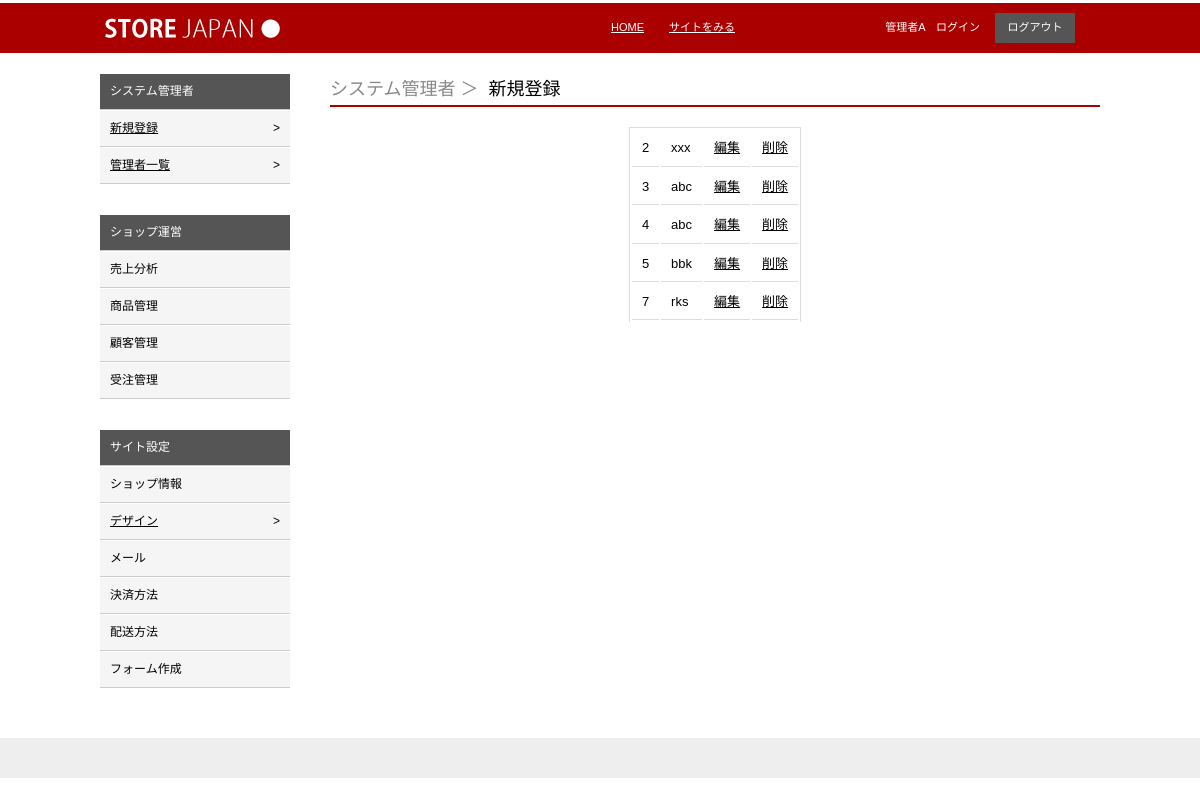
The page /admin/kadai0304/adminUserList.php on the database its author committed.
### tables this page shows
CREATE TABLE IF NOT EXISTS `user` (
  `id` int(1) NOT NULL AUTO_INCREMENT,
  `name` varchar(20) NOT NULL,
  `password` varchar(10) NOT NULL,
  `admin` int(1) NOT NULL,
  PRIMARY KEY (`id`)
);

### admin/kadai0304/adminUserList.php (the view, shortened to what this page needs)
<!DOCTYPE html PUBLIC "-//W3C//DTD XHTML 1.0 Transitional//EN" "http://www.w3.org/TR/xhtml1/DTD/xhtml1-transitional.dtd">
<html>
	<head>
    <link rel="stylesheet" type="text/css" href="../css/style.css" />
    <link rel="stylesheet" type="text/css" href="css/admin.css" />
	</head>
	<body>
	       <div id="header">
	       <?php require_once("module/header.php");?>
	       </div>
	       <div id="main">
	           <div id="leftColumn">
<?php
require_once("module/adminLeftMenu1.php");
?>
	           </div>
	           <div id="rightColumn">
				<ul id="mainTitle">
					<li>システム管理者</li>
					<li>新規登録</li>
        		</ul>
<?php
	$connection = mysqli_connect("localhost","store","admin");
	mysqli_set_charset($connection,"utf8");
$SQL = "SELECT id,name,password,admin from user";
$result = mysqli_query($connection,$SQL);
?>
<table id="formTable">
<?php
while($resultstring = mysqli_fetch_array($result, MYSQLI_BOTH))
{
?>
<tr>
<td><?php echo $resultstring["id"];?></td>
<td><?php echo $resultstring["name"];?></td>
<?php
	$editUrl = "./adminEditUser.php?id=".$resultstring["id"];
	$deleteUrl = "./deleteUser.php?id=".$resultstring["id"];
?>
<td><a href="<?php echo $editUrl;?>">編集</a></td>
<td><a href="<?php echo $deleteUrl;?>">削除</a></td>
</tr>
<?php
}
?>
</table>
	           </div>
	       </div>
        <div id="footer">
        </div>
	</body>
</html>

### admin/css/style.css (style rules this page uses)
html,body,ul,li,p,h1,h2,h3,h4,h5,img { margin:0; padding:0; font-size:12px; line-height: 1.8em; font-family: arial; }
html,body { height:100%; }
ul,li { list-style-type: none; }
a { color:black; }
#headerInner,#footerInner,#gNaviInner,#main { width:1000px; margin:0 auto; font-size:11px; line-height:1.4em; }
#header { background:#888; overflow:hidden; height:50px; border-top:3px solid white; }
#main { overflow:hidden; padding:20px 0; min-height:80%; }
#leftColumn { width:190px; float:left; }
#rightColumn { width:770px; float:right; }
#footer { width:100%; padding:20px 0; background:#eee; }

### admin/kadai0304/css/admin.css (style rules this page uses)
#header { background: #a00; }
#rightColumn ul#mainTitle { overflow: hidden; border-bottom:2px solid #a00; margin-bottom:20px; }
#rightColumn ul#mainTitle li:first-child { color:#888; }
#rightColumn ul#mainTitle li { float:left; padding:0px; margin-right:10px; font-size:18px; }
#rightColumn ul#mainTitle li:after { content:" ＞"; }
#rightColumn ul#mainTitle li:last-child:after { content:""; }
table,tr,td { padding:0; margin:0; border:0; }
table#formTable td { margin:0; padding:10px; border-bottom:1px solid #ddd; font-size:13px; }
table#formTable { border-top:1px solid #ddd; border-left:1px solid #ddd; border-right:1px solid #ddd; }
#formTable { margin:0 auto; }
#rightColumn { font-size:13px; }

### rows shown on the page
user: id "2", name "xxx"
user: id "3", name "abc"
user: id "4", name "abc"
user: id "5", name "bbk"
user: id "7", name "rks"
